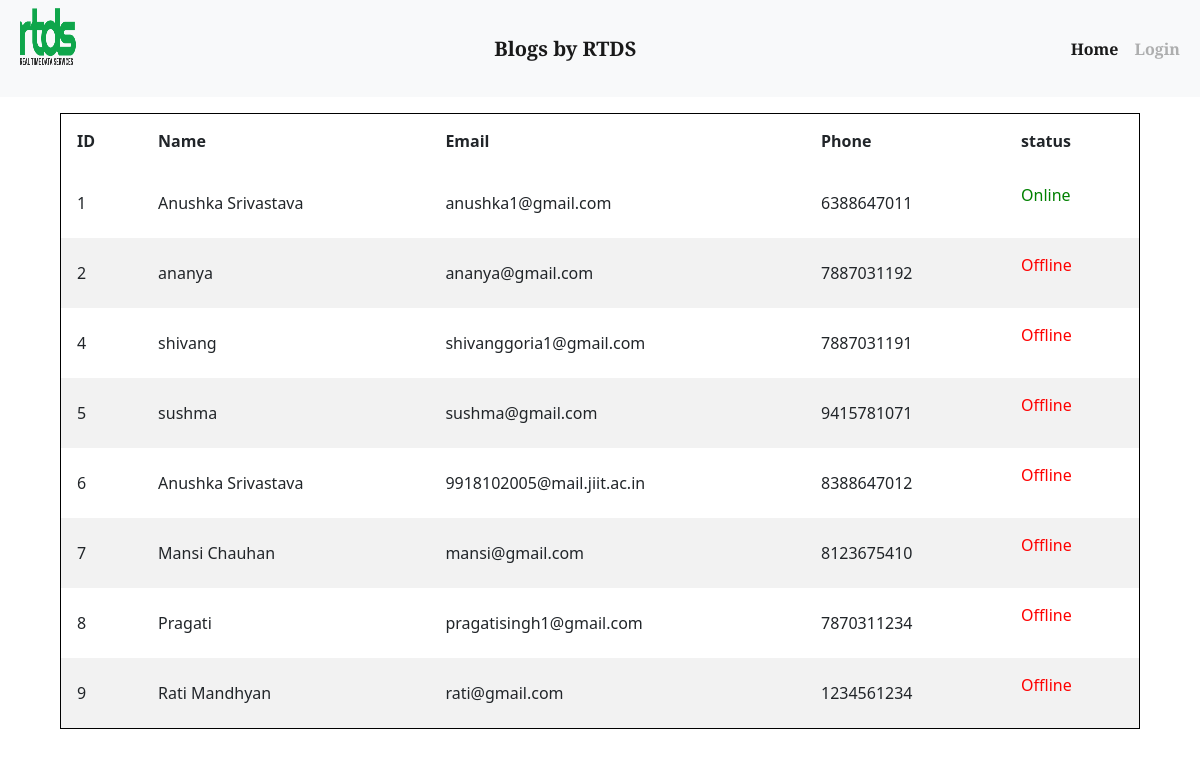
Screenshot of /user_online.php (signed in) with the database file from the repository.
### tables this page shows
CREATE TABLE IF NOT EXISTS `users` (
  `id` int(11) NOT NULL AUTO_INCREMENT,
  `name` varchar(255) NOT NULL,
  `email` varchar(255) NOT NULL,
  `phone` varchar(255) NOT NULL,
  `password` varchar(255) NOT NULL,
  `status` tinyint(1) NOT NULL,
  PRIMARY KEY (`id`),
  UNIQUE KEY `phone` (`phone`),
  UNIQUE KEY `email` (`email`)
);

### user_online.php (the view, shortened to what this page needs)
<?php
require('db.php');
$res = "";
if (isset($_SESSION['USER_LOGIN']) && $_SESSION['USER_LOGIN'] != '') {
    $sql = "select users.id, users.name,users.email,users.phone,users.status from `users`";
    $res = mysqli_query($con, $sql);
} else {
    header('location:login.php');
    die();
}
?>
<DOCTYPE HTML>
    <html>
    <link rel="stylesheet" href="">
    <link href="https://cdn.jsdelivr.net/npm/bootstrap@5.1.3/dist/css/bootstrap.min.css" rel="stylesheet">
   <link rel="stylesheet" href="carousel.css">
   <link rel="stylesheet" href="carousel.css">
    </head>
  <nav class="navbar navbar-expand-md navbar-light fixed-top bg-light">
    <div class="container-fluid">
    <img class="mb-4 px-2" src="assets/img/rtdslogo.png" alt="" width="72" height="57">
      <a class="navbar-brand" href="#"><strong>Blogs by RTDS<strong></a>
      <div class="collapse navbar-collapse" id="navbarCollapse">
        <ul class="navbar-nav me-auto mb-2 mb-md-0">
          <li class="nav-item">
            <a class="nav-link active" aria-current="page" href="blog.php">Home</a>
          </li>
          <li class="nav-item">
            <a class="nav-link disabled" href="login.php">Login</a>
          </li>
        </ul>
      </div>
    </div>
  </nav>
<main>
    <body>
        <form method="POST">
            <div>
                <h1 style="text-align: center;"><b>Number of Users online</b></h1>
            </div>
            <div style="overflow-x:auto;">
                <table
                    style="border:1px solid black;margin-left: auto; margin-right:auto;border-collapse: separate;border-spacing: 0;width:90%">
                    <thead>
                        <tr>
                            <th>ID</th>
                            <th>Name</th>
                            <th>Email</th>
                            <th>Phone</th>
                            <th>status</th>
                        </tr>
                    </thead>
                    <tbody>
                        <?php
                        while ($row = mysqli_fetch_assoc($res)) { ?>
                        <tr>
                            <td><?php echo $row['id'] ?></td>
                            <td><?php echo $row['name'] ?></td>
                            <td><?php echo $row['email'] ?></td>
                            <td><?php echo $row['phone'] ?></td>
                            <td>
                                <?php
                                    if ($row['status'] == 1) {
                                        echo "<p style='color:green;'>Online</p>";
                                    } else {
                                        echo "<p style='color:red;'>Offline</p>";
                                    } ?>
                            </td>
                        </tr>
                        <?php } ?>
                    </tbody>
                </table>
            </div>
        </form>
    </body>
    </html>

### user_online.php (style rules this page uses)
th, td { text-align: left; padding: 16px; }
tr:nth-child(even) { background-color: #f2f2f2; }
.navbar { font-family: 'Roboto', sans-serif; font-family: 'Roboto Serif', sans-serif; }
h1 { color: black; }
p { color: black; font-weight: 100; }

### rows the page displays
users: id "1", name "Anushka Srivastava", email "anushka1@gmail.com", phone "6388647011", status "Online"
users: id "2", name "ananya", email "ananya@gmail.com", phone "7887031192", status "Offline"
users: id "4", name "shivang", email "shivanggoria1@gmail.com", phone "7887031191", status "Offline"
users: id "5", name "sushma", email "sushma@gmail.com", phone "9415781071", status "Offline"
users: id "6", name "Anushka Srivastava", email "9918102005@mail.jiit.ac.in", phone "8388647012", status "Offline"
users: id "7", name "Mansi Chauhan", email "mansi@gmail.com", phone "8123675410", status "Offline"
users: id "8", name "Pragati", email "pragatisingh1@gmail.com", phone "7870311234", status "Offline"
users: id "9", name "Rati Mandhyan", email "rati@gmail.com", phone "1234561234", status "Offline"
